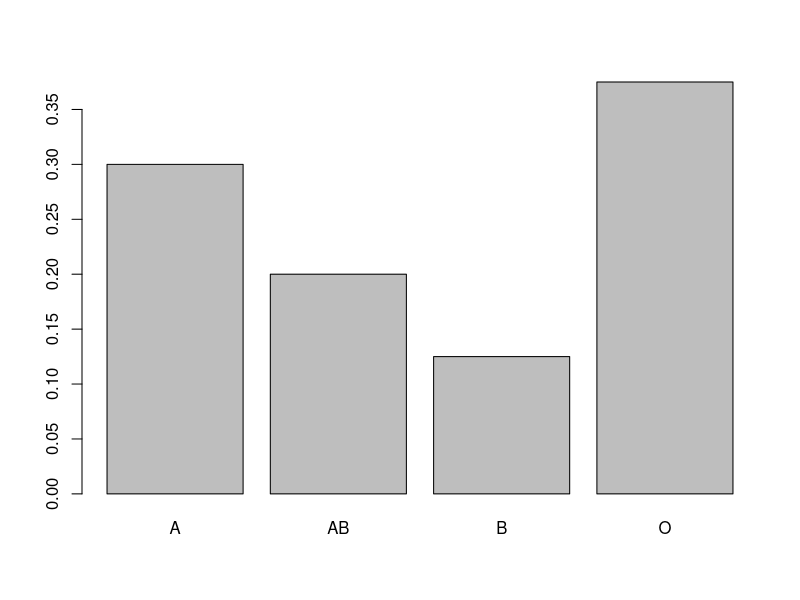

This chart was generated by the following R code:
No <- c(1:40)
Blood <- c("A", "B", "A", "O", "AB", "O", "O", "AB", "A","A",
           "AB", "A", "A", "O", "O", "O", "A", "AB", "O","O",
           "A", "B", "O", "O", "B", "A", "A", "AB", "A","A",
           "O", "B", "B", "O", "AB", "AB", "O", "AB", "O","O")

student <- data.frame(No, Blood)

setwd("D:/source")
write.csv(student, "student_blood_types.csv", row.names = F)

student_freq <- table(student$Blood)
student_freq
student_Rfreq <- prop.table(student_freq)
student_Rfreq

barplot(student_Rfreq)
